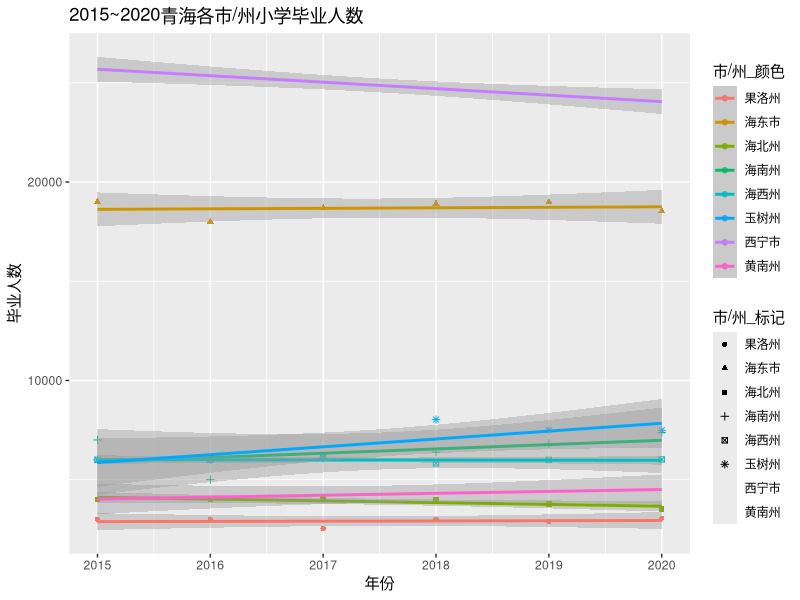

This chart was generated by the following R code:
grad_stat = read.csv("QingHaiDataFrameContent.csv", 
                     sep = ',', header=TRUE, encoding = 'UTF-8')
# install.packages("ggplot2")
library(ggplot2)

# Scatter plot by group
p<-ggplot(grad_stat, aes(x = year, y =grad, 
                      color = city, shape=city)) +
  geom_point() + 
  geom_smooth(method="lm") +
  labs(title="2015~2020青海各市/州小学毕业人数",
       x="年份",y="毕业人数",
       color = "市/州_颜色",shape = "市/州_标记")

ggsave("Qinghai_Grad-withShape.png",p)

